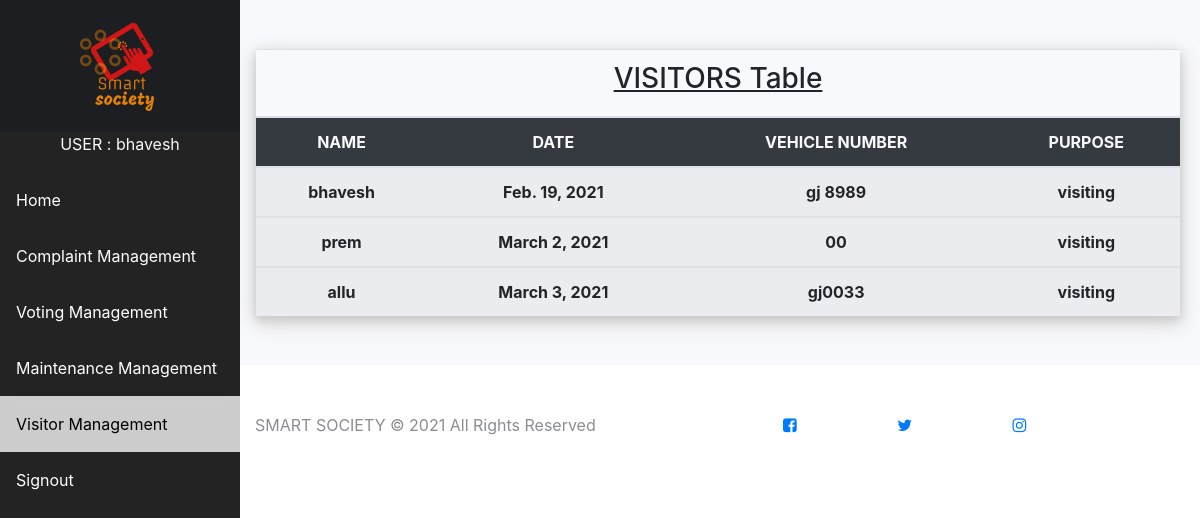
The page /security/visit/ (signed in) on the database its author committed.
### society/models.py (models this page shows, shortened)
class Visitors(models.Model):
	v_id = models.AutoField(primary_key=True)
	v_name = models.CharField(max_length=30, default='')
	v_date = models.DateField()
	v_number = models.CharField(max_length=20, default='')
	v_purpose = models.CharField(max_length=30, default='')

### security/views.py (the view)
# urls.py: path('visit/', views.visit, name='visitors_info')
def visit(request):
	visitors = Visitors.objects.all()
	return render(request, 'security/visit.html', { 'visitors_' : visitors })

### security/templates/security/visit.html (shortened to what this page needs)
{% extends 'society/dashboard.html' %}
{% block body %}
{% if user.is_authenticated %}
{% load static %}
  <div class="sidebar">
    <a class="text-center" id="lgo" href="http://127.0.0.1:8000/security/home/">
    <img src="{% static 'society/logo.png' %}" height="100vh" ></a>
    <p class="text-light text-center" >USER : {{ request.user }}</p>
    <a href="/security/home/">Home</a>
    <a href="/security/complain/">Complaint Management</a>
    <a href="/security/voting/">Voting Management</a>
    <a href="/security/main/">Maintenance Management</a>
    <a class="active" href="/security/visit/">Visitor Management</a>
    <a href="/society/logout/">Signout</a>
  </div>
  <div class="content">
  <section class="text-dark text-center">
  <div class="mx-auto">
    <table class="table table-striped table-hover my-5 " style="box-shadow: 0 4px 8px 0 #ccc, 0 6px 20px 0 #ccc;">
      <thead>
            <tr>
              <th colspan=4> <h3><u> VISITORS Table </u></h3></th>
            </tr>
      </thead>
      <thead class="bg-dark">
        <tr class="text-light">
          <th>NAME</th>
          <th>DATE</th>
          <th>VEHICLE NUMBER</th>
          <th>PURPOSE</th>
        </tr>
      </thead>
    {% for i in visitors_ %}
      <tbody>
        <tr>
          <td>{{ i.v_name }}</td>
          <td>{{ i.v_date }}</td>
          <td>{{ i.v_number }}</td>
          <td>{{ i.v_purpose }}</td>
        </tr>
      </tbody>
    {% endfor %}
    </table>
  </div>
  </section>
  </div>
{% endif %}
{% endblock %}

### rows shown on the page
Visitors: v_name "bhavesh", v_date "Feb. 19, 2021", v_number "gj 8989", v_purpose "visiting"
Visitors: v_name "prem", v_date "March 2, 2021", v_number "00", v_purpose "visiting"
Visitors: v_name "allu", v_date "March 3, 2021", v_number "gj0033", v_purpose "visiting"

### other values the page prints
{{ request.user }} "bhavesh"
